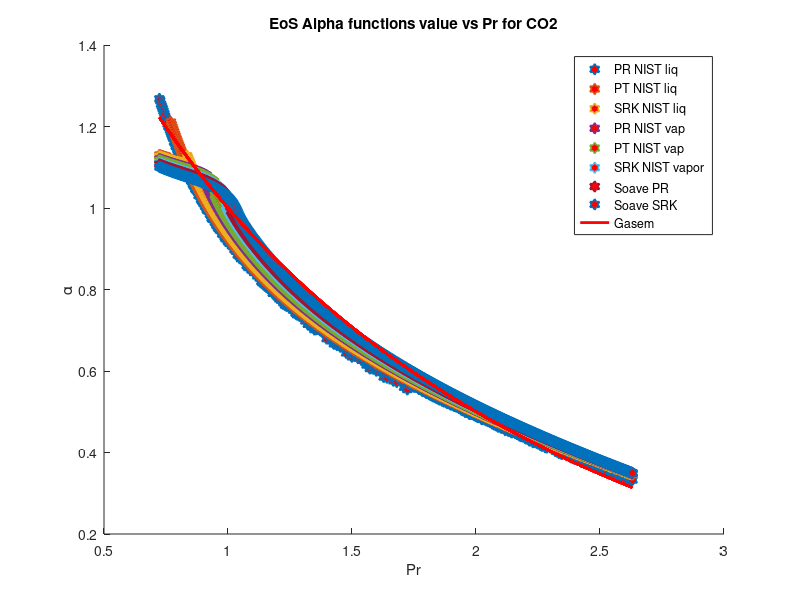

MATLAB code to generate this figure:
clear 
clc
load CO2_density.mat
%alpha PR & SRK for CO2
omega = 0.224; %Acentric factor
Tc = 304.1; %K
Pc = 7380000; %Pa
R = 8.31446 %J/K*mol
Zc = 0.274;
b1 = 0.07780*(R*Tc/Pc);
a1 = 0.45724*(((R^2)*(Tc^2))/Pc);
b2 = 0.08664*(R*Tc/Pc);
a2 = 0.42747*(((R^2)*(Tc^2))/Pc);
omega_c = 1-3*Zc;
omega_b = 0.08446114781;
omega_a = 3*Zc^2+3*(1-2*Zc)*omega_b+omega_b^2+1-3*Zc;
a3 = omega_a*(((R^2)*(Tc^2))/Pc);
b3 = omega_b*(R*Tc/Pc);
c3 = omega_c*(R*Tc/Pc);
T = 220; %k
M = 44.01/1000; %kg/mol
S1=0.37464+1.54226*omega-0.26992*omega^2;
S2=0.48508+1.55171*omega-0.176*omega^2;
P = [0.1*10^6, 1*10^6, 2*10^6, 4*10^6, 5.0*10^6, 7*10^6, 8*10^6, 10*10^6]
for j = 1:1:8
    T = 220; %k
    for i = 1:1:581
        Tr = T/Tc;
        Tr_list(i)=Tr;
        Vm_liq(i,j) = M/rho_liq(i,j);
        alpha_PR_liq(i,j) = ((R*T)/(Vm_liq(i,j)-b1)-P(j))*((Vm_liq(i,j)^2+2*b1*Vm_liq(i,j)-b1^2)/a1)
        alpha_soave_PR(i,j) =(1+S1*(1-sqrt(Tr)))^2;
        alpha_soave_SRK(i,j) =(1+S2*(1-sqrt(Tr)))^2;
        alpha_Gasem(i,j) = exp((1.943+0.926*Tr)*(1-(Tr)^0.1441));
        Temp(i,:)=T;
        T = T+1;
    end
end
hold on

 plot(Tr_list,alpha_PR_liq,'h','MarkerSize',8,'MarkerFaceColor','r','LineWidth',1.2)
 plot(Tr_list,alpha_soave_PR,'r','LineWidth',2)


hold off
legend('PR NIST liq','PT NIST liq','SRK NIST liq','PR NIST vap','PT NIST vap','SRK NIST vapor','Soave PR','Soave SRK','Gasem')
xlabel('Pr')
ylabel('\alpha')
title('EoS Alpha functions value vs Pr for CO2')
% axis([0.6,1,0.8,10])
